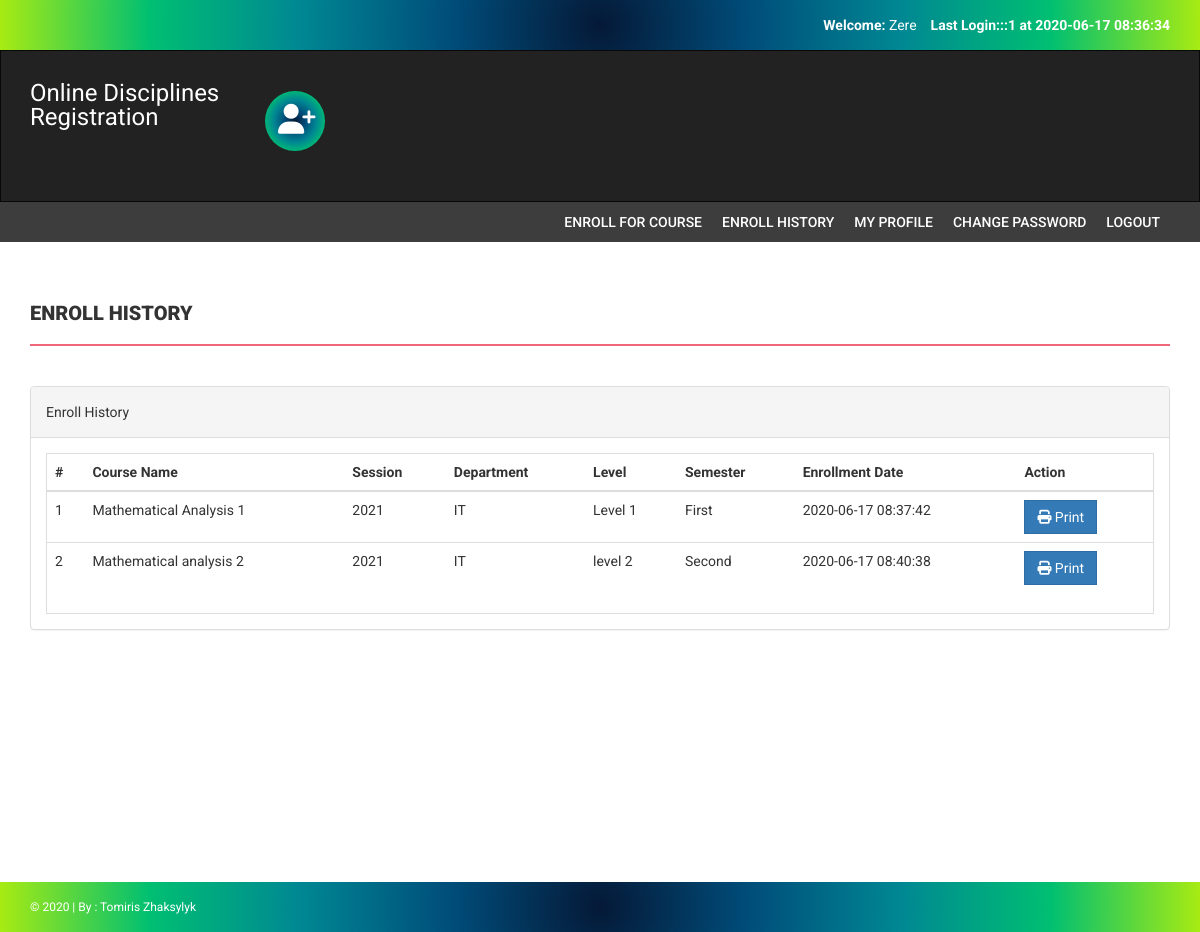
Screenshot of /onlineUniversity/enroll-history.php (signed in) with the database file from the repository.
### tables this page shows
CREATE TABLE `courseenrolls` (
  `id` int(11) NOT NULL,
  `studentRegno` varchar(255) DEFAULT NULL,
  `pincode` varchar(255) DEFAULT NULL,
  `session` int(11) DEFAULT NULL,
  `department` int(11) DEFAULT NULL,
  `level` int(11) DEFAULT NULL,
  `semester` int(11) DEFAULT NULL,
  `course` int(11) DEFAULT NULL,
  `enrollDate` timestamp NULL DEFAULT current_timestamp()
);

CREATE TABLE `course` (
  `id` int(11) NOT NULL,
  `courseCode` varchar(255) DEFAULT NULL,
  `courseName` varchar(255) DEFAULT NULL,
  `courseUnit` varchar(255) DEFAULT NULL,
  `noofSeats` int(11) DEFAULT NULL,
  `creationDate` timestamp NULL DEFAULT current_timestamp(),
  `updationDate` varchar(255) DEFAULT NULL
);

CREATE TABLE `session` (
  `id` int(11) NOT NULL,
  `session` varchar(255) DEFAULT NULL,
  `creationDate` timestamp NULL DEFAULT current_timestamp()
);

CREATE TABLE `department` (
  `id` int(11) NOT NULL,
  `department` varchar(255) DEFAULT NULL,
  `creationDate` timestamp NULL DEFAULT current_timestamp()
);

CREATE TABLE `level` (
  `id` int(11) NOT NULL,
  `level` varchar(255) DEFAULT NULL,
  `creationDate` timestamp NULL DEFAULT current_timestamp()
);

CREATE TABLE `semester` (
  `id` int(11) NOT NULL,
  `semester` varchar(255) DEFAULT NULL,
  `creationDate` timestamp NULL DEFAULT current_timestamp(),
  `updationDate` varchar(255) DEFAULT NULL
);

### onlineUniversity/enroll-history.php (the view, shortened to what this page needs)
<?php
include('includes/config.php');
if(strlen($_SESSION['login'])==0)
    {
header('location:index.php');
}
else{
?>
<!DOCTYPE html>
<html xmlns="http://www.w3.org/1999/xhtml">
<head>
    <link href="assets/css/bootstrap.css" rel="stylesheet" />
    <link href="assets/css/font-awesome.css" rel="stylesheet" />
    <link href="assets/css/style.css" rel="stylesheet" />
</head>
<body>
<?php include('includes/header.php');?>
<?php if($_SESSION['login']!="")
{
 include('includes/menubar.php');
}
 ?>
    <div class="content-wrapper">
        <div class="container">
              <div class="row">
                    <div class="col-md-12">
                        <h1 class="page-head-line">Enroll History  </h1>
                    </div>
                </div>
                <div class="row" >
                <div class="col-md-12">
                    <div class="panel panel-default">
                        <div class="panel-heading">
                           Enroll History
                        </div>
                        <div class="panel-body">
                            <div class="table-responsive table-bordered">
                                <table class="table">
                                    <thead>
                                        <tr>
                                            <th>#</th>
                                            <th>Course Name </th>
                                            <th>Session </th>
                                            <th> Department</th>
                                             <th>Level</th>
                                                <th>Semester</th>
                                             <th>Enrollment Date</th>
                                             <th>Action</th>
                                        </tr>
                                    </thead>
                                    <tbody>
<?php
$sql=mysqli_query($con,"select courseenrolls.course as cid, course.courseName as courname,session.session as session,department.department as dept,level.level as level,courseenrolls.enrollDate as edate ,semester.semester as sem from courseenrolls join course on course.id=courseenrolls.course join session on session.id=courseenrolls.session join department on department.id=courseenrolls.department join level on level.id=courseenrolls.level  join semester on semester.id=courseenrolls.semester  where courseenrolls.studentRegno='".$_SESSION['login']."'");
$cnt=1;
while($row=mysqli_fetch_array($sql))
{
?>
                                        <tr>
                                            <td><?php echo $cnt;?></td>
                                            <td><?php echo htmlentities($row['courname']);?></td>
                                            <td><?php echo htmlentities($row['session']);?></td>
                                            <td><?php echo htmlentities($row['dept']);?></td>
                                            <td><?php echo htmlentities($row['level']);?></td>
                                            <td><?php echo htmlentities($row['sem']);?></td>
                                             <td><?php echo htmlentities($row['edate']);?></td>
                                            <td>
                                            <a href="print.php?id=<?php echo $row['cid']?>" target="_blank">
<button class="btn btn-primary"><i class="fa fa-print "></i> Print</button> </a>
                                            </td>
                                        </tr>
<?php
$cnt++;
} ?>
                                    </tbody>
                                </table>
                            </div>
                        </div>
                    </div>
                </div>
            </div>
        </div>
    </div>
  <?php include('includes/footer.php');?>
</body>
</html>
<?php } ?>

### onlineUniversity/includes/header.php (shortened to what this page needs)
<?php
include("includes/config.php");
?>
<?php if($_SESSION['login']!="")
{?>
<header>
        <div class="container">
            <div class="row">
                <div class="col-md-12">
                    <strong>Welcome: </strong><?php echo htmlentities($_SESSION['sname']);?>
                    <strong>Last Login:<?php
        $ret=mysqli_query($con,"SELECT  * from userlog where studentRegno='".$_SESSION['login']."' order by id desc limit 1,1");
                    $row=mysqli_fetch_array($ret);
                    echo $row['userip']; ?> at <?php echo $row['loginTime'];?></strong>
                </div>
            </div>
        </div>
    </header>
    <?php } ?>
    <div class="navbar navbar-inverse set-radius-zero">
        <div class="container">
            <div class="navbar-header">
                <a class="navbar-brand" href="main.php" style="color:#fff; font-size:24px;4px; line-height:24px; ">
                   Online Disciplines Registration
                </a>
            </div>
            <div class="left-div">
                <i class="fa fa-user-plus login-icon" ></i>
        </div>
            </div>
        </div>

### onlineUniversity/includes/menubar.php
<section class="menu-section">
        <div class="container">
            <div class="row">
                <div class="col-md-12">
                    <div class="navbar-collapse collapse ">
                        <ul id="menu-top" class="nav navbar-nav navbar-right">
                             <li><a href="pincode-verification.php">Enroll for Course </a></li>
                             <li><a href="enroll-history.php">Enroll History  </a></li>
                              <li><a href="my-profile.php">My Profile</a></li>
                               <li><a href="change-password.php">Change Password</a></li>
                            <li><a href="logout.php">Logout</a></li>
                        </ul>
                    </div>
                </div>
            </div>
        </div>
    </section>

### onlineUniversity/includes/footer.php
<footer>
        <div class="container">
            <div class="row">
                <div class="col-md-12">
                    &copy; 2020 | By : Tomiris Zhaksylyk
                </div>
            </div>
        </div>
    </footer>

### onlineUniversity/assets/css/style.css (style rules this page uses)
body { font-family: 'Roboto', sans-serif; line-height: 30px; }
.set-radius-zero { border-radius: 0px; -moz-border-radius: 0px; -webkit-border-radius: 0px; }
.content-wrapper { margin-top: 40px; min-height: 600px; padding-bottom: 60px; }
.page-head-line { font-weight: 900; padding-bottom: 20px; border-bottom: 2px solid #F0677C; text-transform: uppercase; color:radial-gradient(circle, #051937, #004d7a, #008793, #00bf72, #a8eb12); font-size: 20px; margin-bottom: 40px; }
.btn { border-radius: 0px; -webkit-border-radius: 0px; -moz-border-radius: 0px; }
.login-icon { height: 60px; width: 60px; padding: 13px; border-radius: 50%; font-size: 30px; margin-bottom: 20px; color: #fff; text-align: center; cursor:pointer; background-image:radial-gradient(circle, #051937, #004d7a, #008793, #00bf72, #a8eb12); -webkit-border-radius:50%; -moz-border-radius:50%; }
header { background-image: radial-gradient(circle, #051937, #004d7a, #008793, #00bf72, #a8eb12); color: #fff; padding: 10px; text-align: right; }
.left-div { padding-left: 30px; margin-top: 40px; margin-bottom: 30px; }
.navbar-brand { width: 250px; padding-top: 30px; }
.menu-section { background-color: #3D3D3D; }
#menu-top a { color: #FFF; text-decoration: none; font-weight: 500; padding: 10px 10px 10px 10px; text-transform: uppercase; }
.navbar-inverse { background-image: radial-gradient(circle, #051937, #004d7a, #008793, #00bf72, #a8eb12) border-color: transparent; }
.navbar { margin-bottom: 0px; }
footer { padding: 10px; color: #fff; font-size: 12px; background-image:radial-gradient(circle, #051937, #004d7a, #008793, #00bf72, #a8eb12); }

### rows the page displays
courseenrolls: course.courseName "Mathematical Analysis 1", session.session "2021", department.department "IT", level.level "Level 1", semester.semester "First", enrollDate "2020-06-17 08:37:42"
courseenrolls: course.courseName "Mathematical analysis 2", session.session "2021", department.department "IT", level.level "level 2", semester.semester "Second", enrollDate "2020-06-17 08:40:38"

### other values shown
$_SESSION['sname'] "Zere"
$row['userip'] "::1"
$row['loginTime'] "2020-06-17 08:36:34"
